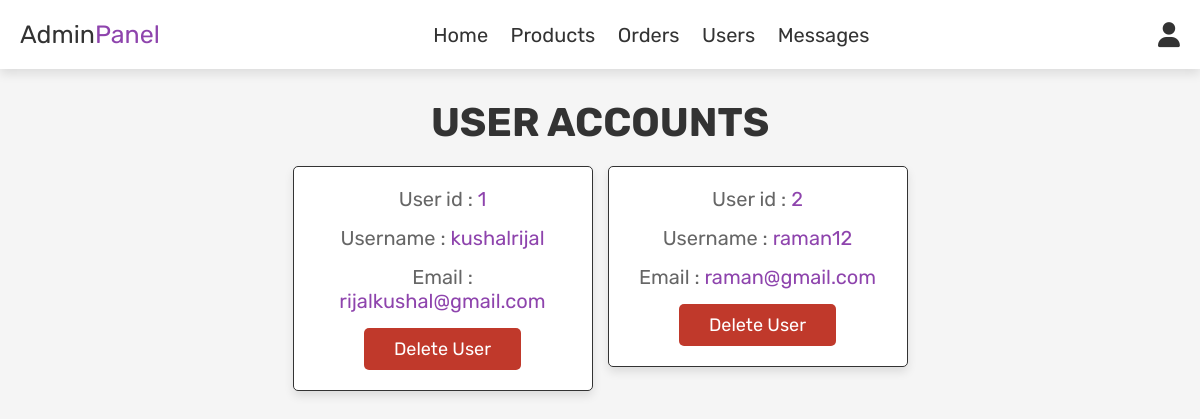
Screenshot of /ad_users.php (signed in) with the database file from the repository.
### tables this page shows
CREATE TABLE `users` (
  `id` int(100) NOT NULL,
  `Username` varchar(100) NOT NULL,
  `Password` varchar(100) NOT NULL,
  `Email` varchar(100) NOT NULL
);

### ad_users.php (the view, shortened to what this page needs)
<?php
include 'C:\xampp\htdocs\Ecom\include\connect.php';
?>
<!DOCTYPE html>
<html lang="en">
<head>
   <link rel="stylesheet" href="https://cdnjs.cloudflare.com/ajax/libs/font-awesome/6.0.0/css/all.min.css">
   <link rel="stylesheet" href="css/admin_style.css">
</head>
<body>
<?php include 'C:\xampp\htdocs\Ecom\include\header.php'; ?>
<section class="users">
   <h1 class="title"> user accounts </h1>
   <div class="box-container">
      <?php
         $select_users = mysqli_query($conn, "SELECT * FROM `users`") or die('query failed');
         while($fetch_users = mysqli_fetch_assoc($select_users)){
      ?>
      <div class="box">
         <p> User id : <span><?php echo $fetch_users['id']; ?></span> </p>
         <p> Username : <span><?php echo $fetch_users['Username']; ?></span> </p>
         <p> Email : <span><?php echo $fetch_users['Email']; ?></span> </p>
         <a href="ad_users.php?delete=<?php echo $fetch_users['id']; ?>" onclick="return confirm('delete this user?');" class="delete-btn">delete user</a>
      </div>
      <?php
         };
      ?>
   </div>
</section>
</body>
</html>

### css/admin_style.css (style rules this page uses)
:root { --purple:#8e44ad; --red:#c0392b; --orange:#f39c12; --black:#333; --white:#fff; --light-color:#666; --light-white:#ccc; --light-bg:#f5f5f5; --border:.1rem solid var(--black); --box-shadow:0 .5rem 1rem rgba(0,0,0,.1); }
* { font-family: 'Rubik', sans-serif; margin:0; padding:0; box-sizing: border-box; outline: none; border:none; text-decoration: none; transition:all .2s linear; }
html { font-size: 62.5%; overflow-x: hidden; }
body { background-color: var(--light-bg); }
section { padding:3rem 2rem; }
.title { text-align: center; margin-bottom: 2rem; text-transform: uppercase; color:var(--black); font-size: 4rem; }
.btn, .option-btn, .delete-btn, .white-btn { display: inline-block; margin-top: 1rem; padding:1rem 3rem; cursor: pointer; color:var(--white); font-size: 1.8rem; border-radius: .5rem; text-transform: capitalize; }
.delete-btn { background-color: var(--red); }
.users .box-container { display: grid; grid-template-columns: repeat(auto-fit, 30rem); justify-content: center; gap:1.5rem; max-width: 1200px; margin:0 auto; align-items: flex-start; }
.users .box-container .box { background-color: var(--white); padding:2rem; border:var(--border); box-shadow: var(--box-shadow); border-radius: .5rem; text-align: center; }
.users .box-container .box p { padding-bottom: 1.5rem; font-size: 2rem; color:var(--light-color); }
.users .box-container .box p span { color:var(--purple); }
.users .box-container .box .delete-btn { margin-top: 0; }

### rows the page displays
users: id "1", Username "kushalrijal", Email "rijalkushal@gmail.com"
users: id "2", Username "raman12", Email "raman@gmail.com"
